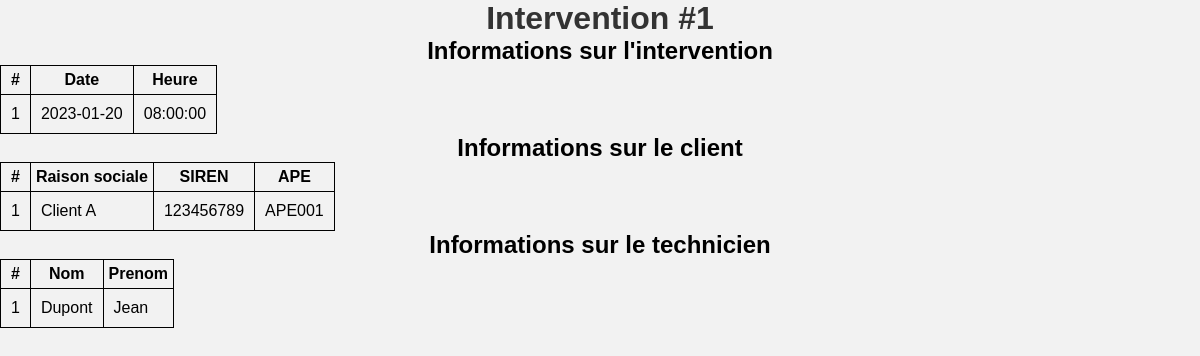
Page /vue/vueIntervention.php?id=1 on the committed database.
### tables this page shows
CREATE TABLE `intervention` (
  `intervention_id` int(11) NOT NULL,
  `intervention_date` date DEFAULT NULL,
  `intervention_heure` time DEFAULT NULL,
  `client_num` int(11) NOT NULL,
  `employe_num_matricule` int(11) NOT NULL
);

CREATE TABLE `client` (
  `client_num` int(11) NOT NULL,
  `client_raison_sociale` varchar(255) DEFAULT NULL,
  `client_num_SIREN` int(11) DEFAULT NULL,
  `client_code_APE` varchar(255) DEFAULT NULL,
  `client_adresse` varchar(255) DEFAULT NULL,
  `client_téléphone` int(11) DEFAULT NULL,
  `client_num_télécopie` int(11) DEFAULT NULL,
  `client_email` varchar(255) DEFAULT NULL,
  `agence_num` int(11) NOT NULL
);

CREATE TABLE `employe` (
  `employe_num_matricule` int(11) NOT NULL,
  `employe_nom` varchar(255) DEFAULT NULL,
  `employe_prenom` varchar(255) DEFAULT NULL,
  `employe_adresse` varchar(255) DEFAULT NULL,
  `employe_date_embauche` datetime DEFAULT NULL
);

### modele/Intervention.php (called while the page is built, shortened)
<?php
class Intervention extends Bdd{
    function getInterventionById($idIntervention){
        $conn = $this->connexionPDO();
        $req = $conn->prepare(
            "SELECT *
            FROM intervention i
            INNER JOIN client c ON i.client_num = c.client_num
            INNER JOIN employe e ON i.employe_num_matricule = e.employe_num_matricule
            WHERE i.intervention_id = :idIntervention"
        );
        $req->bindValue(":idIntervention", $idIntervention, PDO::PARAM_INT);
        $req->execute();
        $intervention = $req->fetch();
        return $intervention;
    }
}
?>

### controleur/ctrIntervention.php (called while the page is built, shortened)
<?php
include_once "../modele/Intervention.php";
$Intervention = new Intervention();
$idIntervention = $_GET['id'];
$intervention = $Intervention->getInterventionById($idIntervention);
?>

### vue/vueIntervention.php (the view, shortened to what this page needs)
<?php
include_once "../controleur/ctrIntervention.php";
?>
<html>
    <head>
        <link rel="stylesheet" type="text/css" href="./css/style.css">
    </head>
    <body>
        <h1>Intervention #<?= $intervention["intervention_id"] ?></h1>
        <h2>Informations sur l'intervention</h2>
        <table>
            <thead>
                <tr>
                    <th>#</th>
                    <th>Date</th>
                    <th>Heure</th>
                </tr>
            </thead>
            <tbody>
                <tr>
                    <td><?= $intervention["intervention_id"] ?></td>
                    <td><?= $intervention["intervention_date"] ?></td>
                    <td><?= $intervention["intervention_heure"] ?></td>
                </tr>
            </tbody>
        </table>
        <h2>Informations sur le client</h2>
        <table>
            <thead>
                <tr>
                    <th>#</th>
                    <th>Raison sociale</th>
                    <th>SIREN</th>
                    <th>APE</th>
                </tr>
            </thead>
            <tbody>
                <tr>
                    <td><?= $intervention["client_num"] ?></td>
                    <td><?= $intervention["client_raison_sociale"] ?></td>
                    <td><?= $intervention["client_num_SIREN"] ?></td>
                    <td><?= $intervention["client_code_APE"] ?></td>
                </tr>
            </tbody>
        </table>
        <h2>Informations sur le technicien</h2>
        <table>
            <thead>
                <tr>
                    <th>#</th>
                    <th>Nom</th>
                    <th>Prenom</th>
                </tr>
            </thead>
            <tbody>
                <tr>
                    <td><?= $intervention["employe_num_matricule"] ?></td>
                    <td><?= $intervention["employe_nom"] ?></td>
                    <td><?= $intervention["employe_prenom"] ?></td>
                </tr>
            </tbody>
        </table>
    </body>

### css/style.css (style rules this page uses)
* { margin: 0; padding: 0; box-sizing: border-box; }
body { text-align: center; font-family: Arial, Helvetica, sans-serif; background-color: #f2f2f2; }
h1 { color: #333; }

### vue/vueIntervention.php (style rules this page uses)
table, td, th { border: 1px solid black; }
table { border-collapse: collapse; }
td { padding: 10px; }
th { padding: 5px; }

### rows in the picture
intervention: intervention_id "1", intervention_date "2023-01-20", intervention_heure "08:00:00", client_num.client_num "1", client_num.client_raison_sociale "Client A", client_num.client_num_SIREN "123456789", client_num.client_code_APE "APE001", employe_num_matricule.employe_num_matricule "1", employe_num_matricule.employe_nom "Dupont", employe_num_matricule.employe_prenom "Jean"
